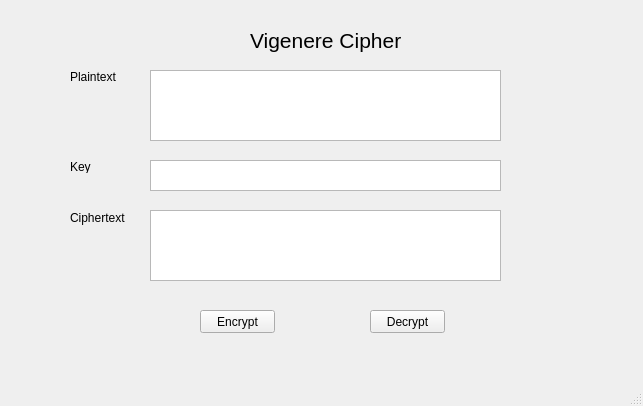
<?xml version="1.0" encoding="UTF-8"?>
<ui version="4.0">
 <class>MainWindow</class>
 <widget class="QMainWindow" name="MainWindow">
  <property name="geometry">
   <rect>
    <x>0</x>
    <y>0</y>
    <width>643</width>
    <height>406</height>
   </rect>
  </property>
  <property name="windowTitle">
   <string>Vigenere Cipher</string>
  </property>
  <widget class="QWidget" name="centralwidget">
   <widget class="QLabel" name="label">
    <property name="geometry">
     <rect>
      <x>250</x>
      <y>10</y>
      <width>171</width>
      <height>61</height>
     </rect>
    </property>
    <property name="font">
     <font>
      <pointsize>16</pointsize>
     </font>
    </property>
    <property name="text">
     <string>Vigenere Cipher</string>
    </property>
   </widget>
   <widget class="QPlainTextEdit" name="txt_cipher_text">
    <property name="geometry">
     <rect>
      <x>150</x>
      <y>210</y>
      <width>351</width>
      <height>71</height>
     </rect>
    </property>
   </widget>
   <widget class="QLabel" name="label_2">
    <property name="geometry">
     <rect>
      <x>70</x>
      <y>70</y>
      <width>47</width>
      <height>13</height>
     </rect>
    </property>
    <property name="text">
     <string>Plaintext</string>
    </property>
   </widget>
   <widget class="QPushButton" name="btn_encrypt">
    <property name="geometry">
     <rect>
      <x>200</x>
      <y>310</y>
      <width>75</width>
      <height>23</height>
     </rect>
    </property>
    <property name="text">
     <string>Encrypt</string>
    </property>
   </widget>
   <widget class="QLabel" name="label_3">
    <property name="geometry">
     <rect>
      <x>70</x>
      <y>160</y>
      <width>47</width>
      <height>13</height>
     </rect>
    </property>
    <property name="text">
     <string>Key</string>
    </property>
   </widget>
   <widget class="QTextEdit" name="txt_key">
    <property name="geometry">
     <rect>
      <x>150</x>
      <y>160</y>
      <width>351</width>
      <height>31</height>
     </rect>
    </property>
   </widget>
   <widget class="QPushButton" name="btn_decrypt">
    <property name="geometry">
     <rect>
      <x>370</x>
      <y>310</y>
      <width>75</width>
      <height>23</height>
     </rect>
    </property>
    <property name="text">
     <string>Decrypt</string>
    </property>
   </widget>
   <widget class="QPlainTextEdit" name="txt_plain_text">
    <property name="geometry">
     <rect>
      <x>150</x>
      <y>70</y>
      <width>351</width>
      <height>71</height>
     </rect>
    </property>
   </widget>
   <widget class="QLabel" name="label_4">
    <property name="geometry">
     <rect>
      <x>70</x>
      <y>210</y>
      <width>61</width>
      <height>16</height>
     </rect>
    </property>
    <property name="text">
     <string>Ciphertext</string>
    </property>
   </widget>
  </widget>
  <widget class="QMenuBar" name="menubar">
   <property name="geometry">
    <rect>
     <x>0</x>
     <y>0</y>
     <width>643</width>
     <height>21</height>
    </rect>
   </property>
  </widget>
  <widget class="QStatusBar" name="statusbar"/>
 </widget>
 <resources/>
 <connections/>
</ui>
